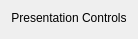
<?xml version="1.0" encoding="UTF-8"?>
<ui version="4.0">
 <class>Form</class>
 <widget class="QWidget" name="Form">
  <property name="geometry">
   <rect>
    <x>0</x>
    <y>0</y>
    <width>124</width>
    <height>39</height>
   </rect>
  </property>
  <property name="windowTitle">
   <string>Form</string>
  </property>
  <layout class="QGridLayout" name="gridLayout">
   <item row="0" column="0">
    <layout class="QVBoxLayout" name="verticalLayout">
     <item>
      <widget class="QLabel" name="label">
       <property name="text">
        <string>Presentation Controls</string>
       </property>
       <property name="alignment">
        <set>Qt::AlignCenter</set>
       </property>
      </widget>
     </item>
     <item>
      <spacer name="verticalSpacer">
       <property name="orientation">
        <enum>Qt::Vertical</enum>
       </property>
       <property name="sizeHint" stdset="0">
        <size>
         <width>20</width>
         <height>40</height>
        </size>
       </property>
      </spacer>
     </item>
    </layout>
   </item>
  </layout>
 </widget>
 <resources/>
 <connections/>
</ui>
